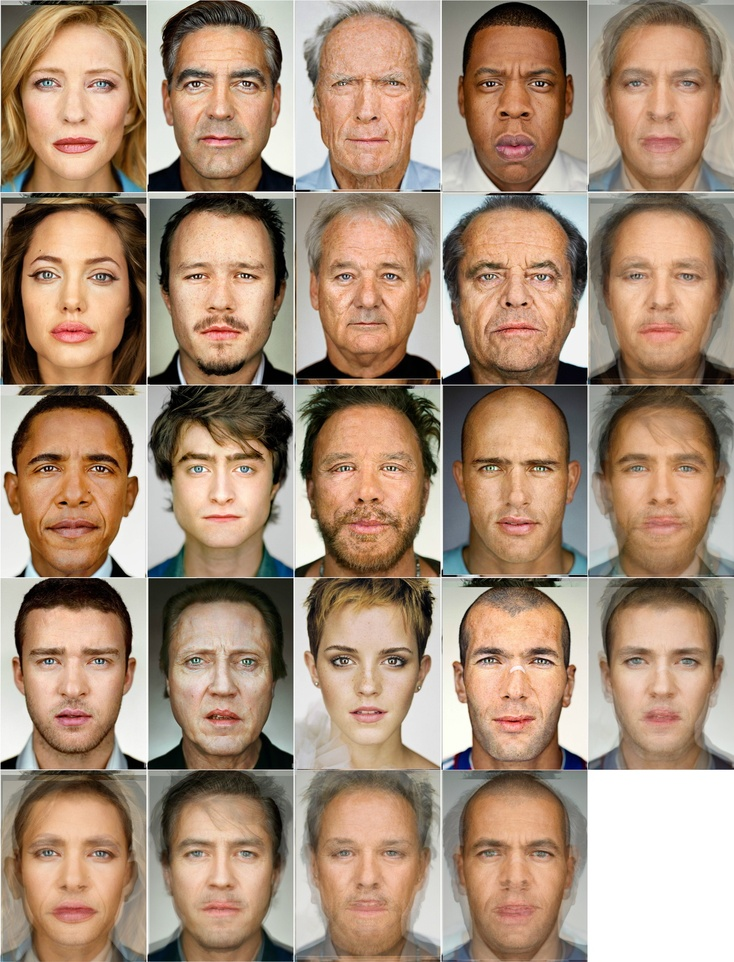
#> input picture skin_Images/7742382396_6b54eedb08_o.jpg, 734 x 962 px, shrunk from 1562 x 2047 before the run, found by its file name; its folder holds only this picture in this run
$ python HSV_and_YCbCr_skin_detection.py skin_Images/7742382396_6b54eedb08_o.jpg
#> lines starting #> are read from the running program, lines starting #| are printed output that depends on the picture; after the words box and inside, x2 and y2 are one past the last pixel; in counts of white or black regions, pixels touching at a corner belong together
#https://github.com/CHEREF-Mehdi/SkinDetection
import cv2
import numpy as np

import os
import sys
from colorama import init, Fore

if(len(sys.argv) != 2):
     print("ERROR: The format should be <<< python HSV_&_YCbCr_skin_detection.py <image file> >>>")
     exit()

filename = sys.argv[1]

# read the image
img = cv2.imread('skin_Images/' + filename)
#> img is the input picture: shape (962, 734, 3); mean B, G, R 119.4, 140.9, 167.3

#converting from gbr to hsv color space
img_HSV = cv2.cvtColor(img, cv2.COLOR_BGR2HSV)
#> img_HSV: shape (962, 734, 3); mean H, S, V 23.2, 86.7, 168.7
#skin color range for hsv color space
HSV_mask = cv2.inRange(img_HSV, (0, 15, 0), (17,170,255))
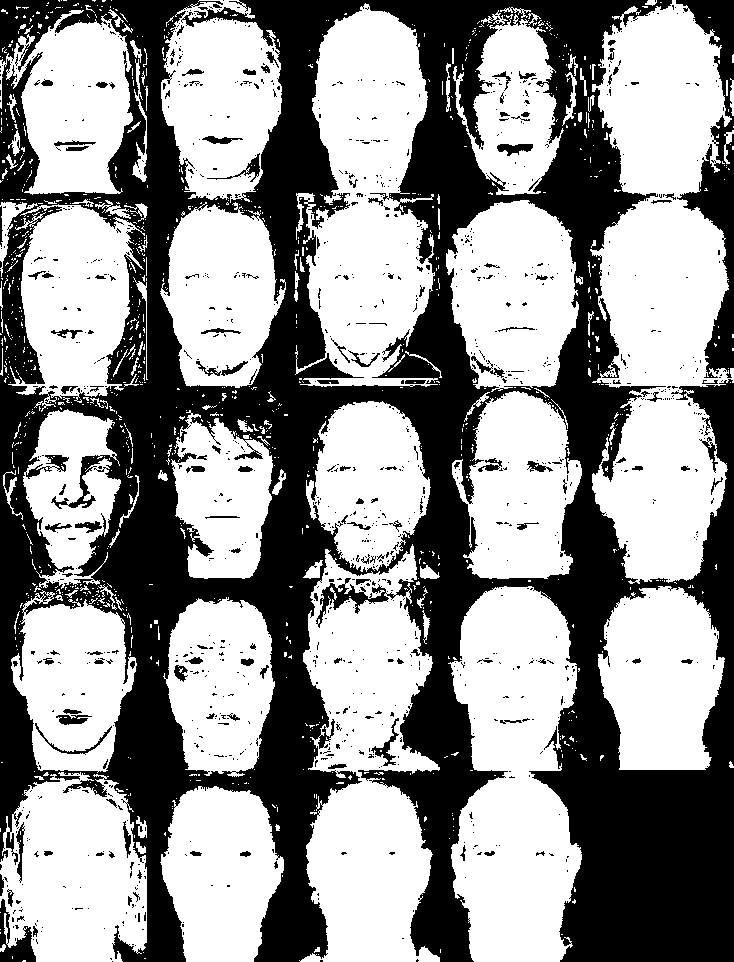
#> HSV_mask: shape (962, 734); 57.7% white; 1146 black regions (1005 under 20 px), largest, box (x1, y1, x2, y2) and area: (0, 0, 734, 962) 278331, (676, 0, 734, 378) 7532, (0, 899, 36, 962) 980
HSV_mask = cv2.morphologyEx(HSV_mask, cv2.MORPH_OPEN, np.ones((3,3), np.uint8))
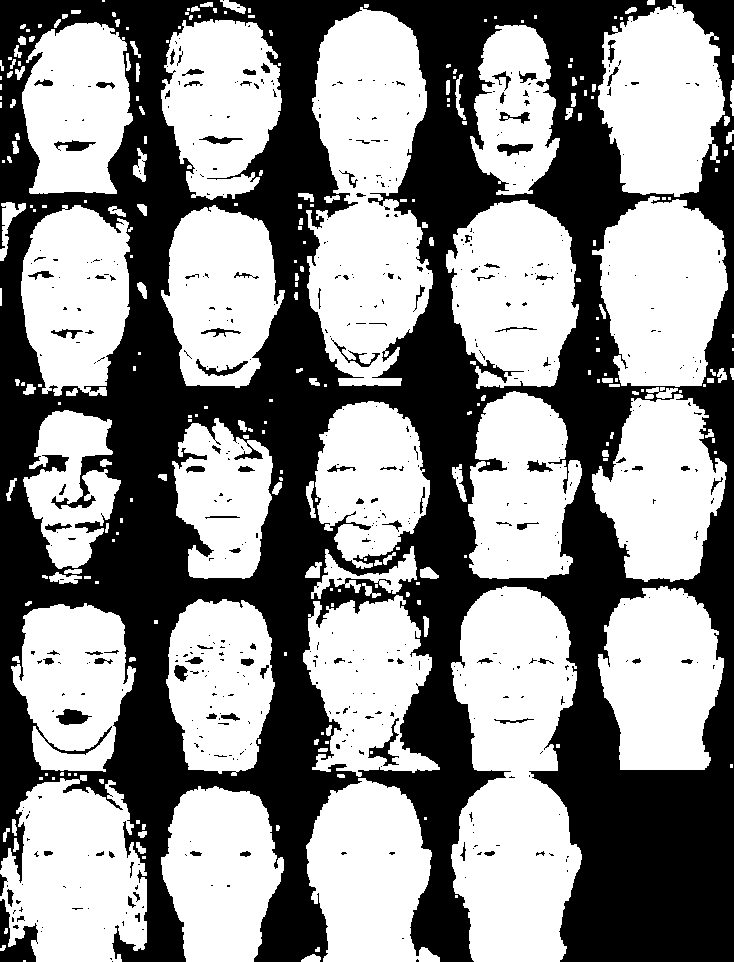
#> HSV_mask: shape (962, 734); 55.3% white; 554 black regions (451 under 20 px), largest, box (x1, y1, x2, y2) and area: (0, 0, 734, 962) 305878, (0, 899, 38, 962) 1166, (368, 718, 399, 766) 383

#converting from gbr to YCbCr color space
img_YCrCb = cv2.cvtColor(img, cv2.COLOR_BGR2YCrCb)
#> img_YCrCb: shape (962, 734, 3); mean of channels 0, 1, 2 146.4, 142.9, 112.8
#skin color range for hsv color space
YCrCb_mask = cv2.inRange(img_YCrCb, (0, 135, 85), (255,180,135))
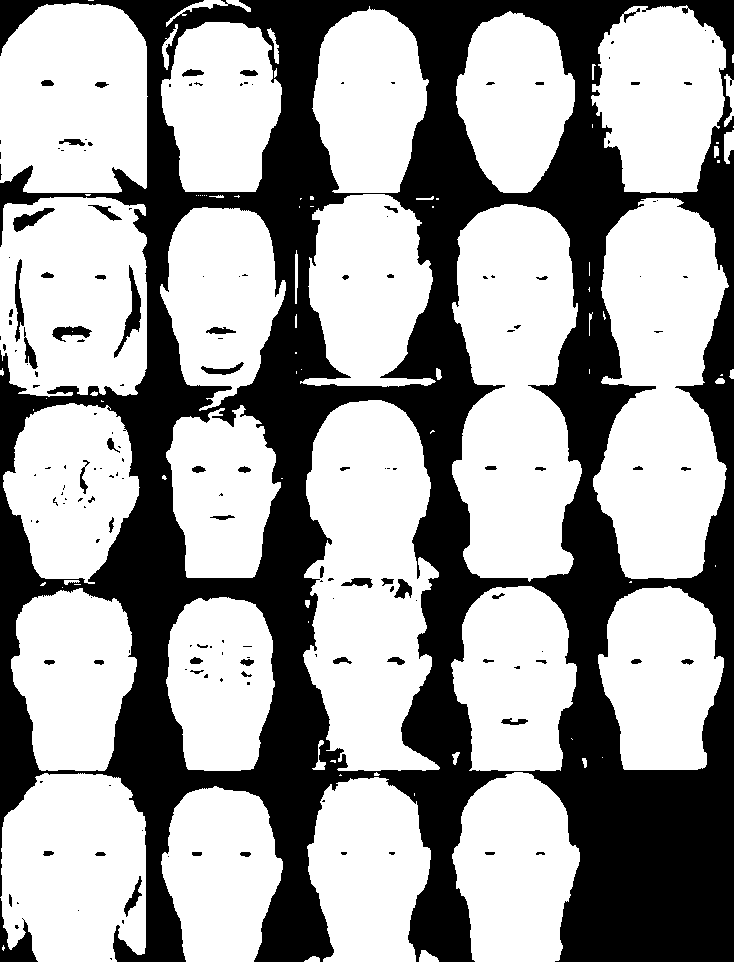
#> YCrCb_mask: shape (962, 734); 62.7% white; 170 black regions (105 under 20 px), largest, box (x1, y1, x2, y2) and area: (0, 0, 734, 962) 256079, (0, 898, 38, 962) 917, (114, 265, 141, 358) 651
YCrCb_mask = cv2.morphologyEx(YCrCb_mask, cv2.MORPH_OPEN, np.ones((3,3), np.uint8))
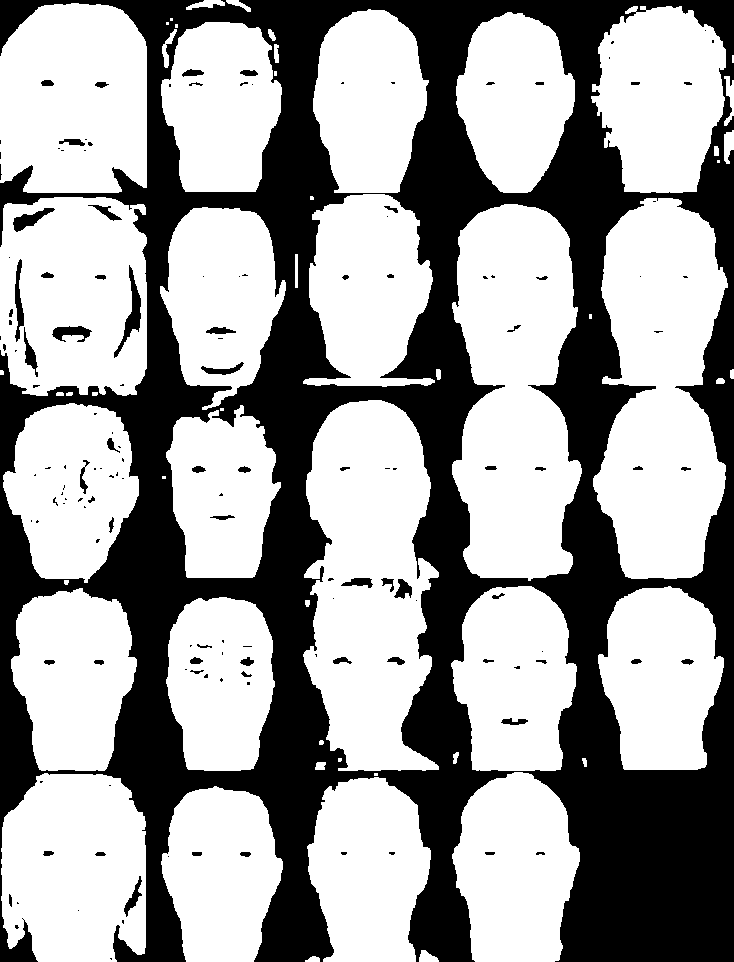
#> YCrCb_mask: shape (962, 734); 62.5% white; 149 black regions (84 under 20 px), largest, box (x1, y1, x2, y2) and area: (0, 0, 734, 962) 258172, (114, 265, 141, 358) 655, (13, 208, 55, 232) 398

#merge skin detection (YCbCr and hsv)
global_mask=cv2.bitwise_and(YCrCb_mask,HSV_mask)
#> global_mask: shape (962, 734); 53.8% white; 524 black regions (423 under 20 px), largest, box (x1, y1, x2, y2) and area: (0, 0, 734, 962) 316786, (51, 326, 94, 343) 401, (368, 718, 399, 766) 383
global_mask=cv2.medianBlur(global_mask,3)
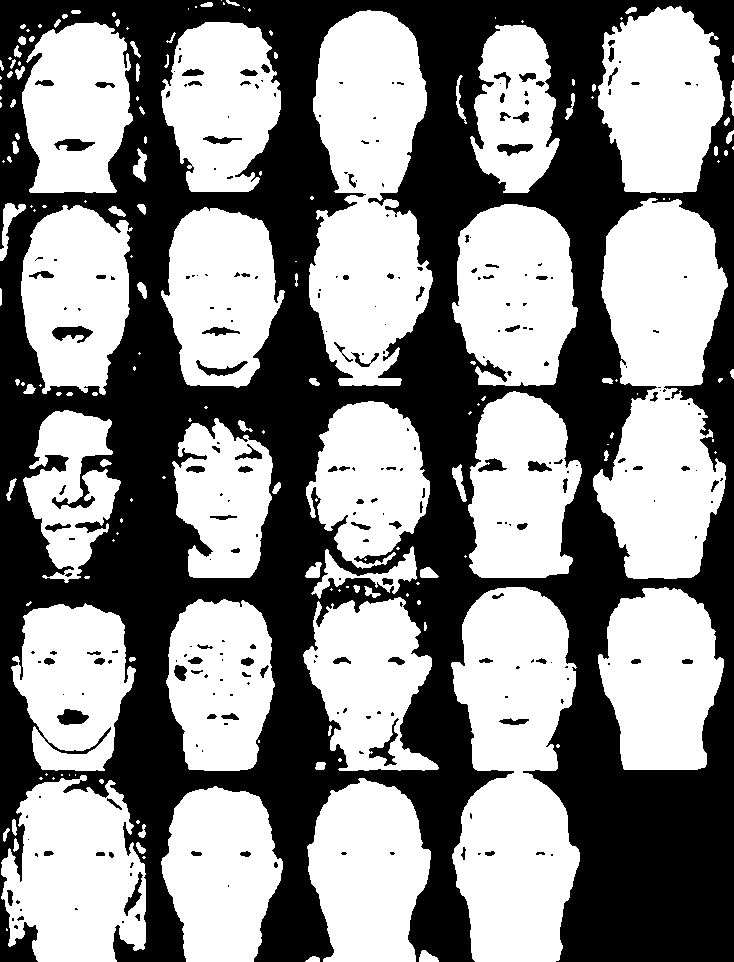
#> global_mask: shape (962, 734); 54% white; 263 black regions (161 under 20 px), largest, box (x1, y1, x2, y2) and area: (0, 0, 734, 962) 315997, (52, 326, 93, 343) 396, (369, 718, 399, 766) 374
global_mask = cv2.morphologyEx(global_mask, cv2.MORPH_OPEN, np.ones((4,4), np.uint8))
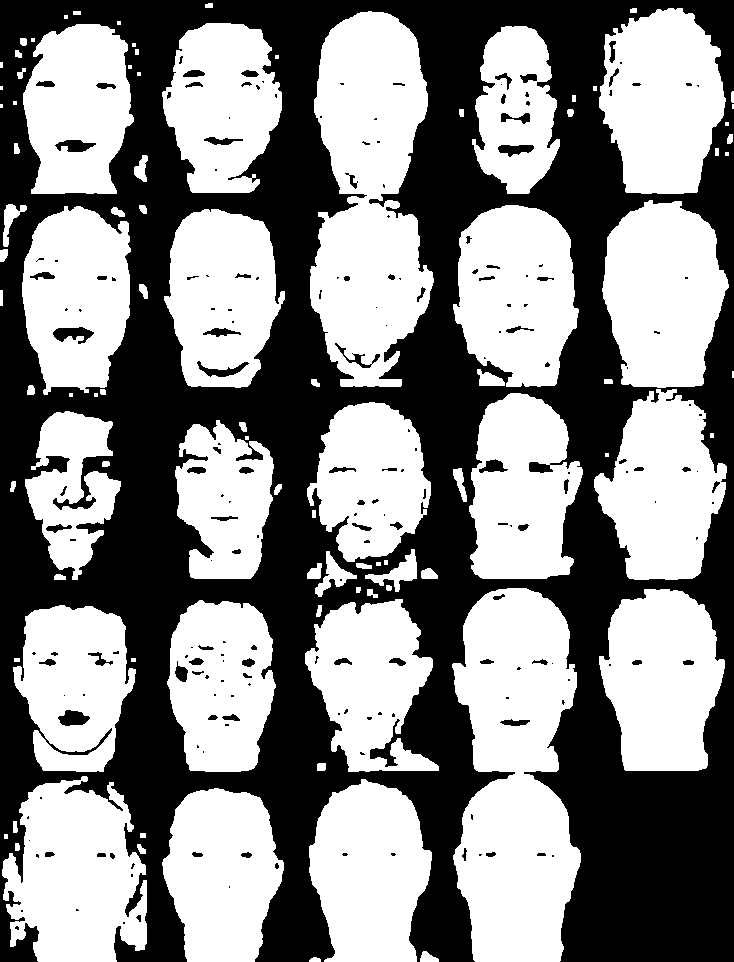
#> global_mask: shape (962, 734); 53.4% white; 203 black regions (117 under 20 px), largest, box (x1, y1, x2, y2) and area: (0, 0, 734, 962) 321826, (53, 327, 94, 344) 401, (58, 710, 90, 726) 346


HSV_result = cv2.bitwise_not(HSV_mask)
YCrCb_result = cv2.bitwise_not(YCrCb_mask)
global_result=cv2.bitwise_not(global_mask)

# Get the current working directory
#   and create result folder for processed images
result_path = os.getcwd() + "/result_Images/HSV_&_YCbCr"
if not os.path.exists(result_path):
    os.makedirs(result_path)

cv2.imwrite(os.path.join(result_path , "HSV_" + filename), HSV_result)
cv2.imwrite(os.path.join(result_path , "YCbCr_" + filename), YCrCb_result)
cv2.imwrite(os.path.join(result_path , "global_result_" + filename), global_result)

print(Fore.BLUE + "The " + filename + Fore.GREEN + " image is saved to" + Fore.CYAN + " result_Images/HSV_&_YCbCr." + Fore.LIGHTWHITE_EX)


# [7 lines of commented-out code are left out]
cv2.destroyAllWindows()

$ run again, on skin_Images/skin12.jpg
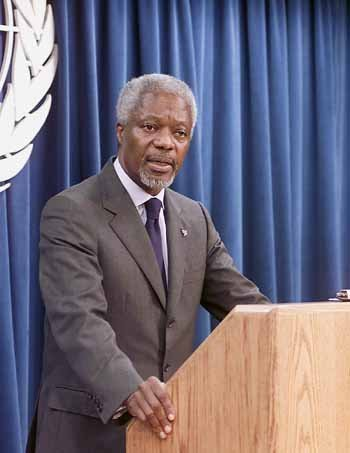
#> input picture skin_Images/skin12.jpg, 350 x 453 px, found by its file name
#> img is the input picture: shape (453, 350, 3); mean B, G, R 121.2, 104.8, 110.3
#> img_HSV: shape (453, 350, 3); mean H, S, V 96.5, 88.4, 138.2
#> `HSV_mask = cv2.inRange(img_HSV, (0, 15, 0), (17,170,255))`:
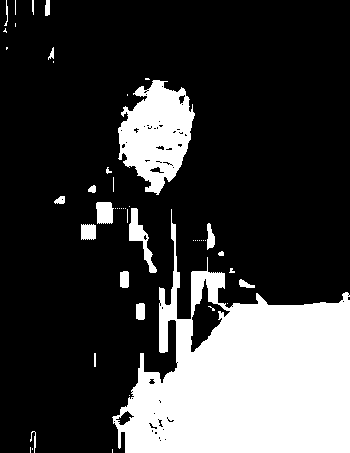
#> HSV_mask: shape (453, 350); 24.2% white; 49 white regions (30 under 20 px), largest, box (x1, y1, x2, y2) and area: (112, 209, 350, 453) 30737, (118, 80, 195, 195) 5484, (129, 208, 157, 273) 576
#> img_YCrCb: shape (453, 350, 3); mean of channels 0, 1, 2 108.3, 129.4, 135.3
#> `global_mask = cv2.morphologyEx(global_mask, cv2.MORPH_OPEN, np.ones((4..`:
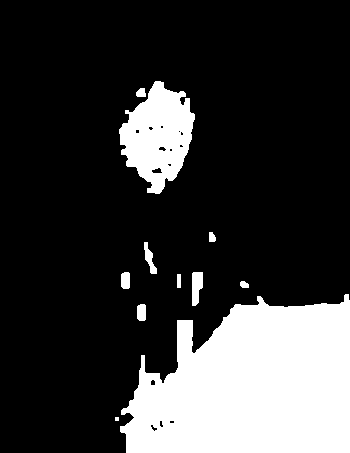
#> global_mask: shape (453, 350); 21.7% white; 11 white regions (1 under 20 px), largest, box (x1, y1, x2, y2) and area: (120, 294, 350, 453) 28138, (119, 81, 195, 194) 5307, (192, 272, 203, 306) 299
#> HSV_result: shape (453, 350); 76.1% white; 18 black regions (1 under 20 px), largest, box (x1, y1, x2, y2) and area: (113, 256, 350, 453) 29615, (118, 80, 195, 193) 5317, (191, 271, 225, 315) 883
#> YCrCb_result: shape (453, 350); 70.6% white; 10 black regions (2 under 20 px), largest, box (x1, y1, x2, y2) and area: (96, 208, 350, 453) 39643, (116, 79, 194, 197) 6553, (80, 202, 96, 208) 92

$ run again, on skin_Images/skin2.png
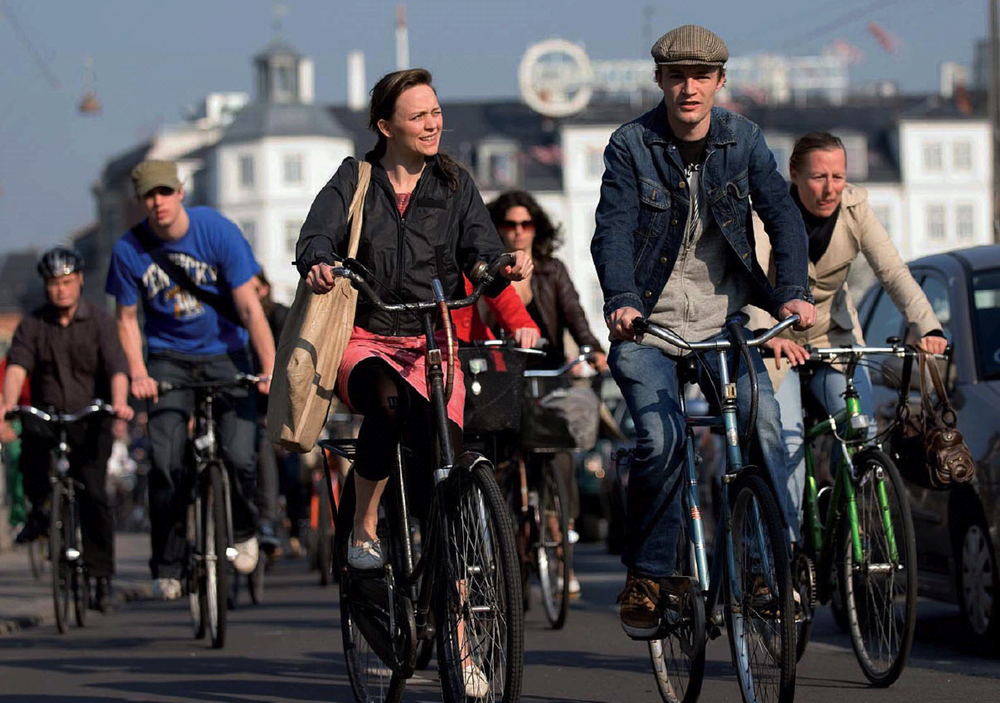
#> input picture skin_Images/skin2.png, 1000 x 703 px, shrunk from 1207 x 848 before the run, found by its file name
#> img is the input picture: shape (703, 1000, 3); mean B, G, R 79.5, 75.5, 77.9
#> img_HSV: shape (703, 1000, 3); mean H, S, V 82.8, 75.9, 88.6
#> `HSV_mask = cv2.inRange(img_HSV, (0, 15, 0), (17,170,255))`:
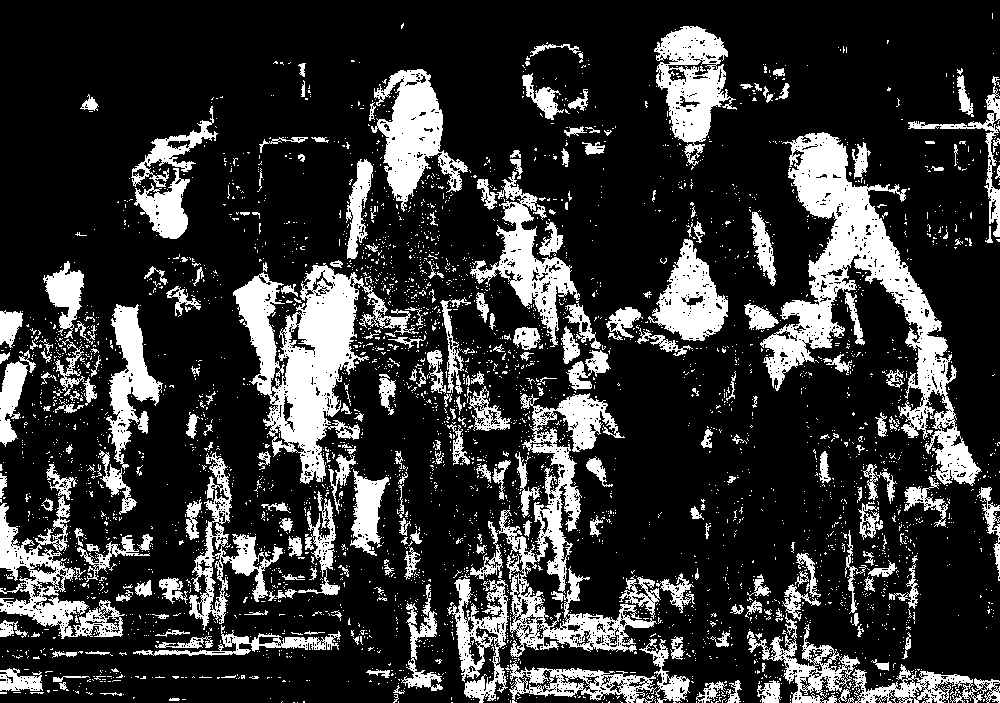
#> HSV_mask: shape (703, 1000); 20.8% white; 3755 white regions (3477 under 20 px), largest, box (x1, y1, x2, y2) and area: (760, 132, 982, 486) 18530, (233, 263, 419, 484) 14253, (497, 393, 657, 657) 10443
#> img_YCrCb: shape (703, 1000, 3); mean of channels 0, 1, 2 76.7, 128.9, 129.6
#> `global_mask = cv2.morphologyEx(global_mask, cv2.MORPH_OPEN, np.ones((4..`:
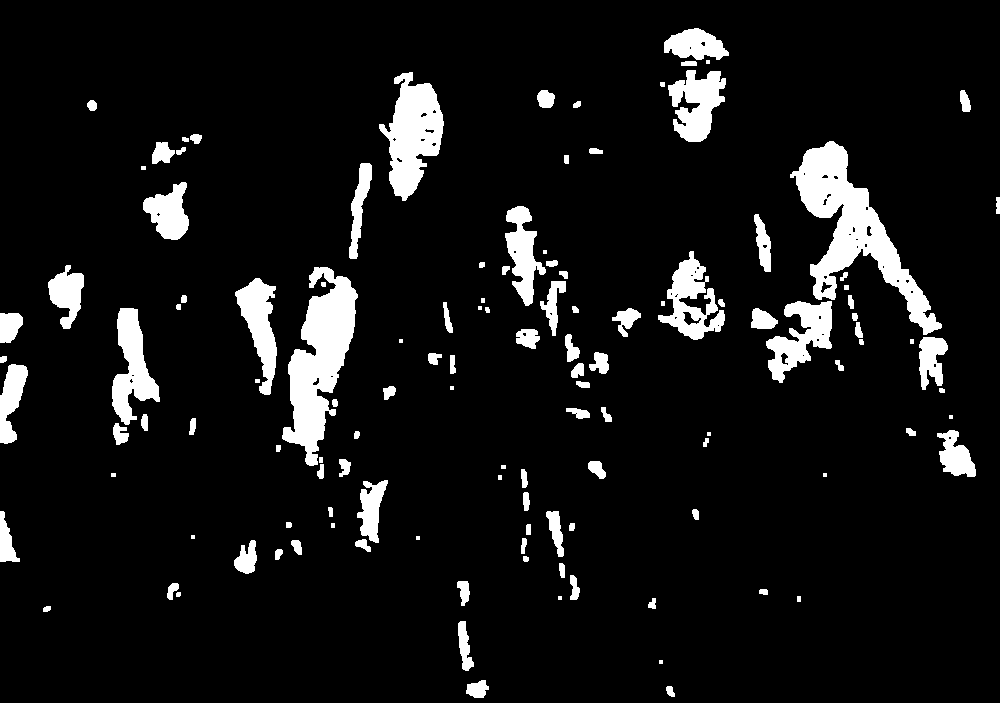
#> global_mask: shape (703, 1000); 8.2% white; 125 white regions (12 under 20 px), largest, box (x1, y1, x2, y2) and area: (790, 141, 942, 335) 8775, (282, 267, 358, 466) 7392, (379, 72, 444, 201) 4650
#> HSV_result: shape (703, 1000); 85% white; 835 black regions (394 under 20 px), largest, box (x1, y1, x2, y2) and area: (763, 133, 948, 398) 14340, (233, 265, 358, 482) 11286, (377, 69, 443, 201) 5106
#> YCrCb_result: shape (703, 1000); 88.9% white; 209 black regions (82 under 20 px), largest, box (x1, y1, x2, y2) and area: (763, 139, 948, 396) 14040, (281, 261, 358, 503) 8989, (377, 70, 443, 208) 5230
